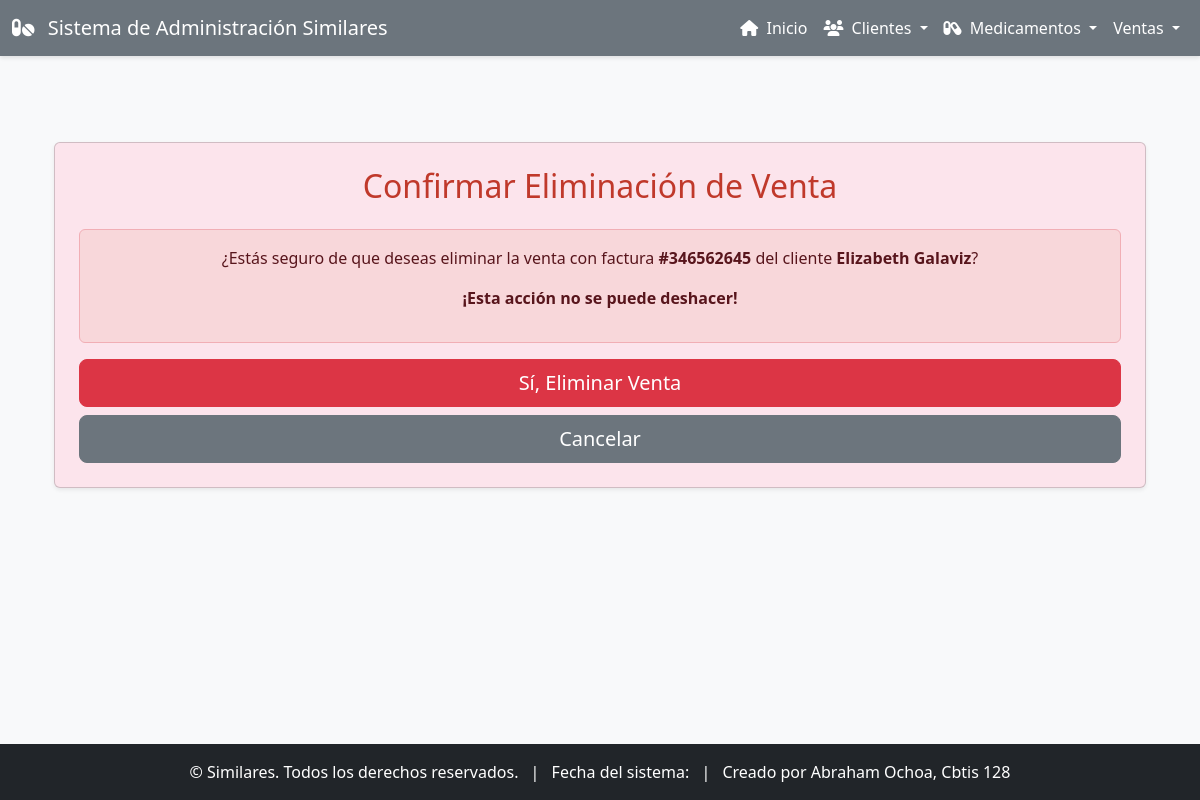
/ventas/borrar/1/, run on the app's committed database.
### app_Similares/models.py (models this page shows, shortened)
class Venta(models.Model):
    cliente = models.ForeignKey(Cliente, on_delete=models.CASCADE, related_name='ventas')  # 1 a muchos
    medicamentos = models.ManyToManyField(Medicamento, related_name='ventas')  # muchos a muchos
    fecha_venta = models.DateTimeField(auto_now_add=True)
    total = models.DecimalField(max_digits=10, decimal_places=2)
    metodo_pago = models.CharField(max_length=50, choices=[
        ('EFECTIVO', 'Efectivo'),
        ('TARJETA', 'Tarjeta'),
        ('TRANSFERENCIA', 'Transferencia'),
    ])
    numero_factura = models.CharField(max_length=20, unique=True)
    observaciones = models.TextField(blank=True, null=True)
    estado = models.CharField(max_length=20, default='COMPLETADA', choices=[
        ('COMPLETADA', 'Completada'),
        ('PENDIENTE', 'Pendiente'),
        ('CANCELADA', 'Cancelada'),
    ])

class Cliente(models.Model):
    nombre = models.CharField(max_length=100)
    apellido = models.CharField(max_length=100)
    email = models.EmailField(unique=True)
    telefono = models.CharField(max_length=15)
    direccion = models.CharField(max_length=200)
    fecha_nacimiento = models.DateField(null=True, blank=True)
    registrado_en = models.DateTimeField(auto_now_add=True)

### app_Similares/views.py (the view)
# urls.py: path('ventas/borrar/<int:pk>/', views.borrar_venta, name='borrar_venta'),
def borrar_venta(request, pk):
    venta = get_object_or_404(Venta, pk=pk)
    if request.method == 'POST':
        venta.delete()
        return redirect('ver_ventas')
    return render(request, 'venta/borrar_venta.html', {'venta': venta})

### app_Similares/templates/app_Similares/venta/borrar_venta.html (shortened to what this page needs)
{% extends 'base.html' %}
{% block content %}
<div class="container mt-5">
    <div class="card shadow-sm p-4" style="background-color: #fce4ec;">
        <h2 class="card-title text-center mb-4" style="color: #c0392b;">Confirmar Eliminación de Venta</h2>
        <div class="alert alert-danger text-center" role="alert">
            <p>¿Estás seguro de que deseas eliminar la venta con factura <strong>#{{ venta.numero_factura }}</strong> del cliente <strong>{{ venta.cliente.nombre }} {{ venta.cliente.apellido }}</strong>?</p>
            <p><strong>¡Esta acción no se puede deshacer!</strong></p>
        </div>
        <form method="post">
            <div class="d-grid gap-2">
                <button type="submit" class="btn btn-danger btn-lg">Sí, Eliminar Venta</button>
                <a href="{% url 'ver_ventas' %}" class="btn btn-secondary btn-lg">Cancelar</a>
            </div>
        </form>
    </div>
</div>
{% endblock %}

### app_Similares/templates/app_Similares/base.html (style rules this page uses)
body { display: flex; flex-direction: column; min-height: 100vh; background-color: #f8f9fa; }
.btn-danger { background-color: #dc3545; border-color: #dc3545; }

### data on the page
Venta: numero_factura "346562645", cliente.nombre "Elizabeth", cliente.apellido "Galaviz"
